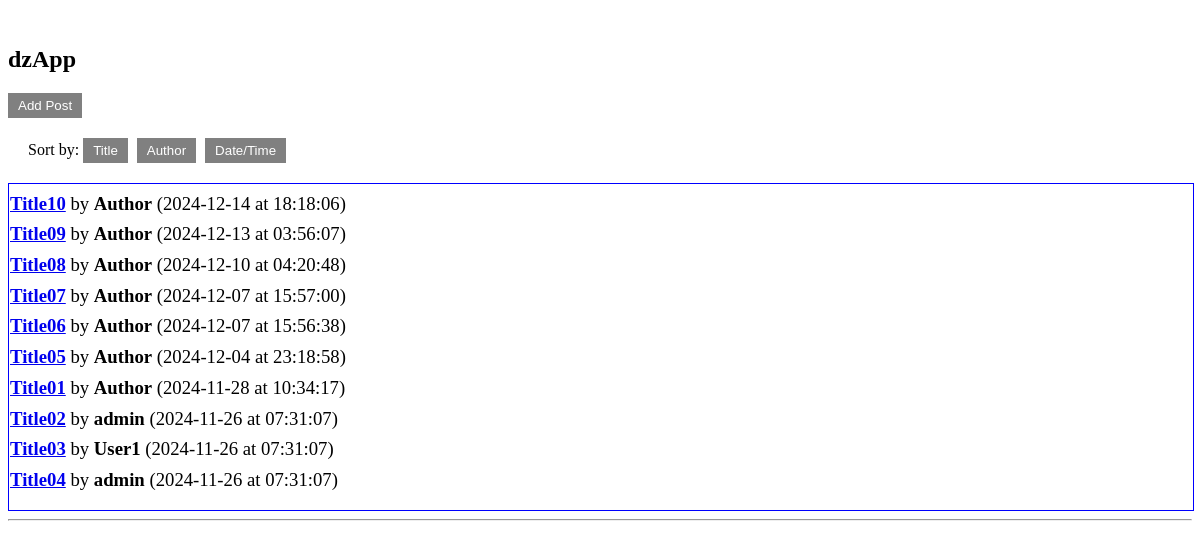
Before: / with the older database file.
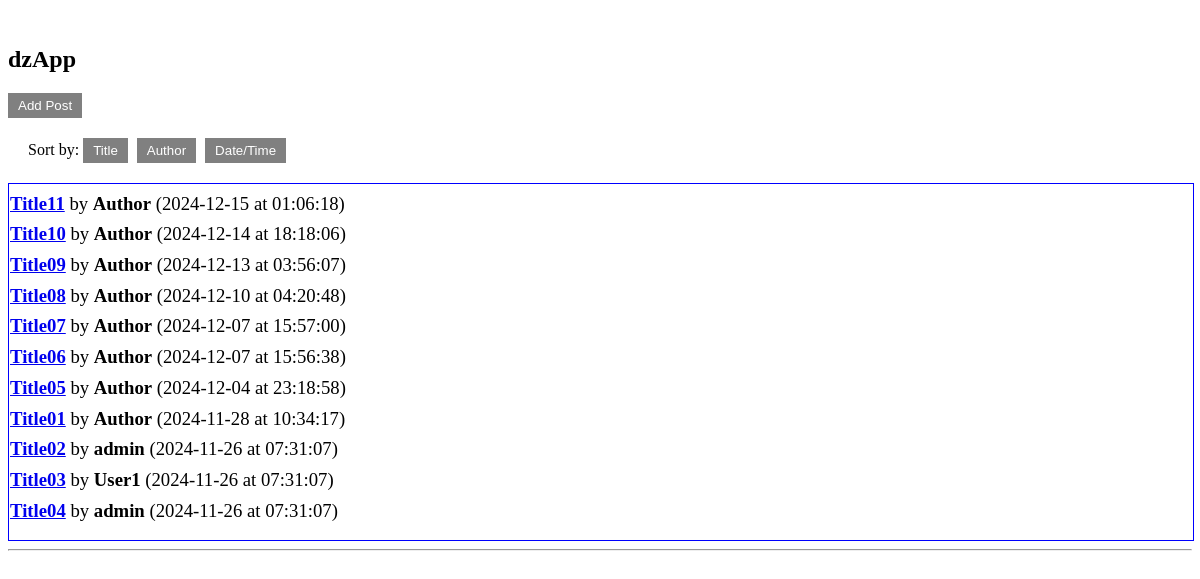
After: the same page with the newer database file.
### dzencode/models.py (models this page shows, shortened)
class MsgDb(models.Model):
    title = models.CharField(max_length=255)
    user = models.ForeignKey(User, on_delete=models.CASCADE, default=1)
    content = models.TextField()
    published_date = models.DateField(default=timezone.now)
    published_time = models.TimeField(default=timezone.now)
    parent = models.ForeignKey('self', null=True, blank=True, related_name='comments', on_delete=models.CASCADE)
    is_root = models.BooleanField(default=True)
    has_child = models.BooleanField(default=False)

class User(models.Model):
    username = models.CharField(max_length=50)
    author = models.BooleanField(default=False)
    email = models.EmailField(blank=True, null=True)
    homepage = models.URLField(blank=True, null=True)
    password = models.CharField(max_length=128, default=make_password('defaultpassword'))
    class Meta:
        unique_together = ('username', 'email', 'homepage')

### dzencode/views.py (the view)
# urls.py: path('', index, name='index'),
def index(request):
    if request.headers.get('x-requested-with') == 'XMLHttpRequest':
        title = request.GET.get('title', 'default_title')
        if MsgDb.objects.filter(title=title).exists():
            msg = MsgDb.objects.get(title=title)
            def get_comments_tree(comment):
                return {
                    'id': comment.id,
                    'content': comment.content,
                    'user__username': comment.user.username,
                    'email': comment.user.email,
                    'homepage': comment.user.homepage,
                    'published_date': comment.published_date.strftime('%Y-%m-%d'),
                    'published_time': comment.published_time.strftime('%H:%M:%S'),
                    'children': [get_comments_tree(c) for c in comment.comments.all()] if comment.comments.exists() else []
                }
            data = {
                'message': msg.content,
                'title': msg.title,
                'user_name': msg.user.username,
                'date': msg.published_date.strftime('%Y-%m-%d'),
                'time': msg.published_time.strftime('%H:%M:%S'),
                'comments': [get_comments_tree(c) for c in msg.comments.filter(is_root=False)]
            }
            return JsonResponse(data)
        else:
            return JsonResponse({'error': 'Message does not exist'}, status=404)
    else:
        msgs = MsgDb.objects.select_related('user').filter(is_root=True).order_by('-published_date', '-published_time')
        comment_form = CommentForm()
        post_form = PostForm()
        captcha = get_new_captcha()
        return render(request, 'index.html', context={'msgs': msgs, 'comment_form': comment_form, 'post_form': post_form, 'show_captcha_text': settings.SHOW_CAPTCHA_TEXT, 'captcha': captcha})

### dzencode/views.py (called while the page is built)
def get_new_captcha():
    try:
        captcha_key = CaptchaStore.generate_key()
        captcha_image_url_value = captcha_image_url(captcha_key)
        captcha_value = CaptchaStore.objects.get(hashkey=captcha_key).response
        return {'captcha_key': captcha_key, 'captcha_image_url': captcha_image_url_value, 'captcha_value': captcha_value}
    except Exception as e:
        logger.error(f"Error generating captcha: {e}")
        return None

### dzencode/templates/index.html (shortened to what this page needs)
﻿<!DOCTYPE html>
<html>
<head>
    {% load static %}
    <link rel="stylesheet" type="text/css" href="{% static 'dzencode/css/styles.css' %}">
</head>
<body>
<h2>dzApp</h2>
<button id="add-post-btn">Add Post</button>
<div class="sort-options">
    <label>Sort by: </label>
    <button id="sort-title">Title</button>
    <button id="sort-author">Author</button>
    <button id="sort-datetime">Date/Time</button>
</div>
<div class="msg-all">
{% for msg in msgs %}
    <div class="msg-item">
        <h3>
            <a href="#" data-id="{{ msg.id }}">{{ msg.title }}</a>
            <span class="msg-aftertitle">by <strong>{{ msg.user.username }}</strong> ({{ msg.published_date|date:"Y-m-d" }} at {{ msg.published_time|time:"H:i:s" }})</span>
        </h3>
    </div>
{% endfor %}
</div>
<hr>
</body>
</html>

### dzencode/static/dzencode/css/styles.css (style rules this page uses)
.msg-item { border: 0px solid darkgray; margin: -10px 1px -10px 1px; }
.msg-all { border: 1px solid blue; max-height:450px; width:100%; overflow-x:hidden; overflow-y: auto; padding-bottom:10px; }
.msg-aftertitle { font-weight: normal; display: inline; }
button { background-color: gray; color: white; border: none; padding: 5px 10px; cursor: pointer; margin-right: 5px; }
.sort-options { margin: 20px; }

Changed rows visible on the page:
added MsgDb: title "Title11", user.username "Author", published_date "2024-12-15", published_time "01:06:18"
